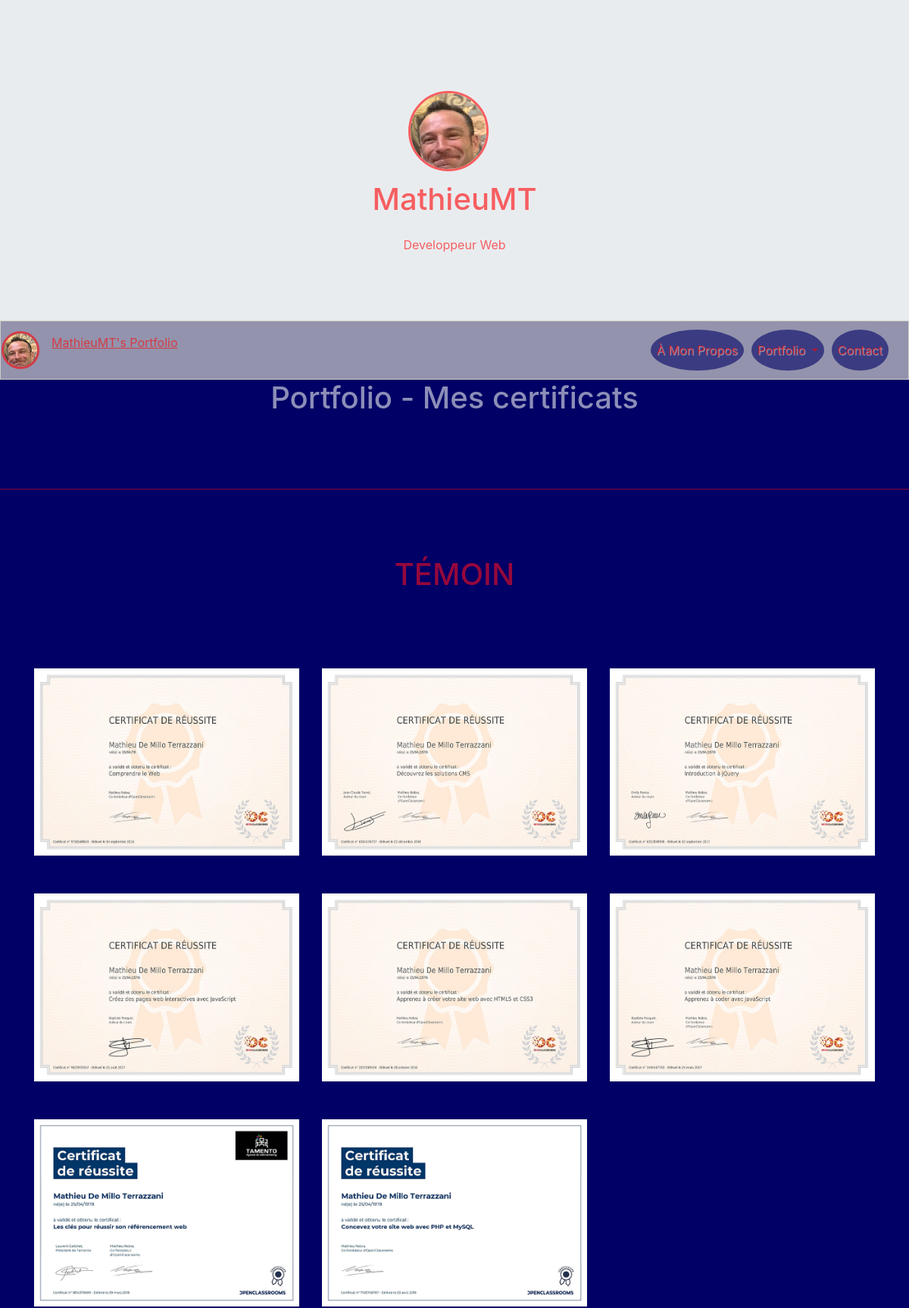
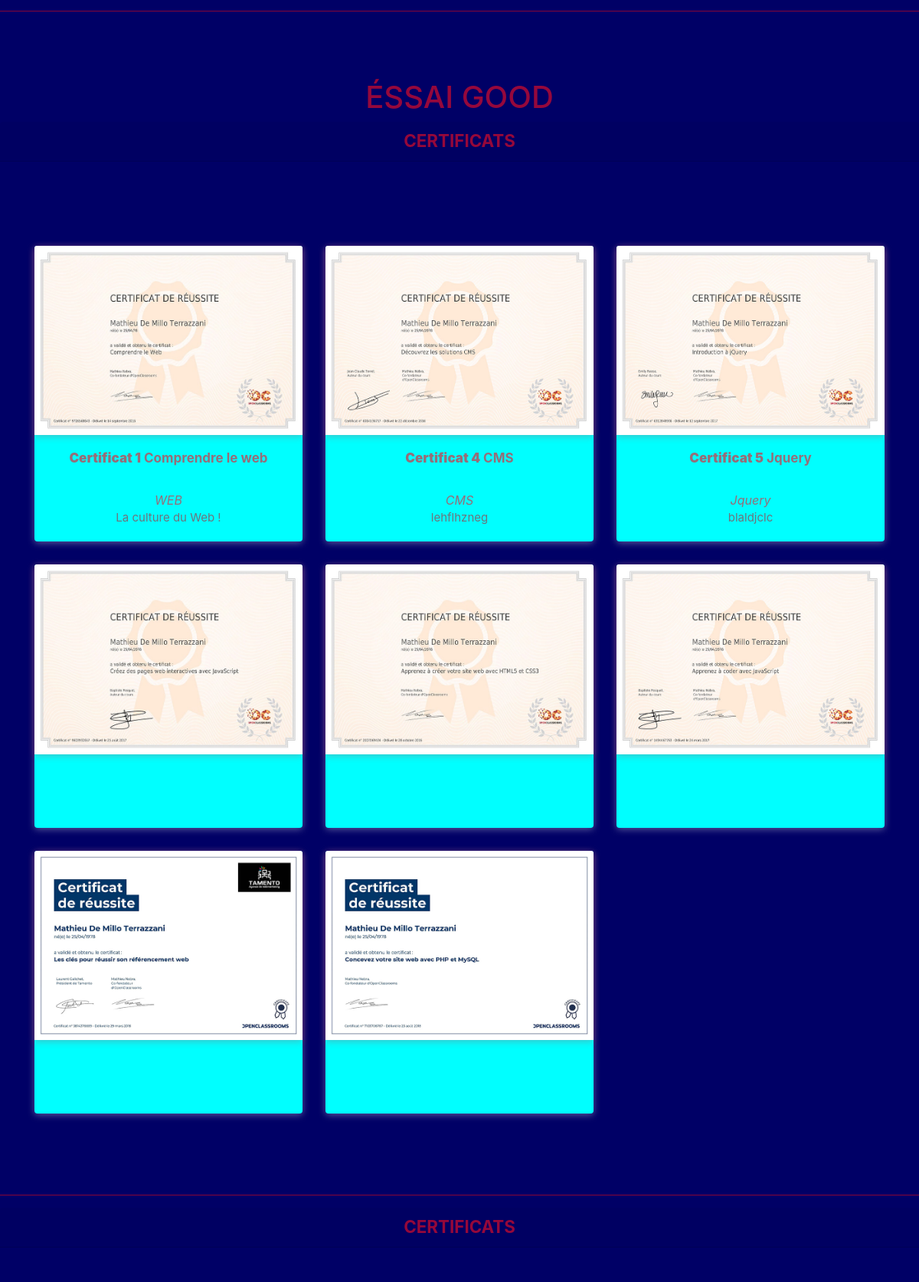
Page /index.php?action=certificates (upper part) on the committed database (2 pictures, top to bottom).
### tables this page shows
CREATE TABLE `certificates` (
  `id` int(11) NOT NULL,
  `name` varchar(255) NOT NULL,
  `certificatImg` text NOT NULL,
  `certificatTitle` varchar(255) NOT NULL,
  `certificatDescription` text NOT NULL,
  `certificatCategory` varchar(255) NOT NULL
);

### Controllers/Frontend/CertificateController.php (called while the page is built, shortened)
<?php
require_once 'Models/Frontend/Certificate.php';
class CertificateController {
    private $_certificate;
    public function __construct(){
        $this->_certificate = new CertificateManager();
    }
    public function aboutCertificates() {
        $aboutCertificate = $this->_certificate->getCertificateDescription();
        $view = new ViewFrontEnd('certificatesView');
        $view->generate(array('aboutCertificate' => $aboutCertificate));
    }
}

### index.php (called while the page is built, shortened)
<?php
$rooter = new Rooter();
$rooter->rooterRequest();

### Models/Frontend/CertificateManager.php (called while the page is built)
<?php
require_once 'Models/Frontend/Certificate.php';
require_once 'Models/Model.php';
class CertificateManager extends Model{
    public function getCertificateDescription() {
        $certificates = [];
        $sql = "SELECT * FROM certificates";
        $aboutCertificate = $this->executeRequest($sql);
        foreach ($aboutCertificate as $oneCertificate) {
            $certificate = new Certificate($oneCertificate);
            $certificates[] = $certificate;
        }
        return $certificates;
    }
}

### Models/Model.php (called while the page is built)
<?php
class Model {
    private $db;
    protected function executeRequest($sql, $params = null) {
       if ($params == null) {
            $result = $this->dbConnect()->query($sql);
        }
        else {
            $result = $this->dbConnect()->prepare($sql);
            $result->execute($params);
        }
        return $result;
    }
    private function dbConnect() {
        if ($this->db == null) {
            $this->db = new PDO('mysql:host=localhost; dbname=myPortfolio;charset=utf8', 'root', 'root', array(PDO::ATTR_ERRMODE => PDO::ERRMODE_EXCEPTION));
        }
        return $this->db;
    }
}

### Models/Frontend/Certificate.php (called while the page is built, shortened)
<?php
require_once 'Models/Frontend/CertificateManager.php';
class Certificate {
    private $_id,$_name,$_certificatImg,$_certificatTitle,$_certificatDescription,$_certificatCategory;
    public function hydrate(array $data) {
        foreach ($data as $key => $value) {
            $method = 'set' . ucfirst($key);
        }
    }
    public function id() { return $this->_id; }
    public function name() { return $this->_name;}
    public function certificatImg() { return $this->_certificatImg;}
    public function certificatTitle() { return $this->_certificatTitle;}
    public function certificatDescription() { return $this->_certificatDescription;}
    public function certificatCategory() { return $this->_certificatCategory;}
    public function setId($id) {
        $id = (int) $id;
        if ($id > 0) {
            $this->_id = $id;
        }
    }
    public function setName($name) {
        if(is_string($name)) {
            $this->_name = $name;
        }
    }
    public function setCertificatImg($certificatImg) {
        if(is_string($certificatImg)) {
            $this->_certificatImg = $certificatImg;
        }
    }
    public function setCertificatTitle($certificatTitle) {
        if(is_string($certificatTitle)) {
            $this->_certificatTitle = $certificatTitle;
        }
    }
    public function setCertificatDescription($certificatDescription) {
        if(is_string($certificatDescription)) {
            $this->_certificatDescription = $certificatDescription;
        }
    }
    public function setCertificatCategory($certificatCategory) {
        if(is_string($certificatCategory)) {
            $this->_certificatCategory = $certificatCategory;
        }
    }
}

### Views/Frontend/certificatesView.php (the view, shortened to what this page needs)
<h1 class="text-center titlePage"><?= $this->title = 'Portfolio - Mes certificats' ?></h1>
<br/>
<br/>
<br/>
<hr class="hr"/>
<br/>
<br/>
<br/>
<h1 class="text-center">TÉMOIN</h1>
<div class="container containerGallery" id="uploadedFiles">
    <div class="row rowGallery">
        <?php foreach ($aboutCertificate as $eachCertificate): ?>
            <div id="<?= $eachCertificate->id(); ?>" class="col-md-4 myImg" onclick="delImg('<?= $eachCertificate->id(); ?>')"><img src="Content/img/certificats/<?= $eachCertificate->certificatImg(); ?>" /></div>
        <?php endforeach; ?>
    </div>
</div>
<hr class="hr"/>
<br/>
<br/>
<br/>
<h1 class="text-center">ÉSSAI GOOD</h1>
<div class="heading">
    <h2 class="card-header text-center animated fadeInLeft">Certificats</h2>
</div>
<div class="certificates">
    <section class="gallery-block cards-gallery">
        <div class="container containerGallery" id="uploadedFiles">
            <div class="galleryOne">
                <div class="row rowGallery">
                    <?php foreach ($aboutCertificate as $eachCertificate): ?>
                        <div id="<?= $eachCertificate->id(); ?>" class="col-md-6 col-lg-4 animated fadeInLeft" onclick="delImg('<?= $eachCertificate->id(); ?>')">
                            <div class="card border-0 transform-on-hover">
                                <a class="lightbox" href="Content/img/certificats/<?= $eachCertificate->certificatImg(); ?>">
                                    <img src="Content/img/certificats/<?= $eachCertificate->certificatImg(); ?>" class="card-img-top" alt="<?= $eachCertificate->name(); ?>"/>
                                </a>
                                <div class="card-body">
                                    <h6><b><?= $eachCertificate->name(); ?></b> <?= $eachCertificate->certificatTitle(); ?></h6><br />
                                    <span><i><?= $eachCertificate->certificatCategory(); ?></i></span><br />
                                    <p class="text-muted card-text"><?= $eachCertificate->certificatDescription(); ?></p>
                                </div>
                            </div>
                        </div>
                    <?php endforeach; ?>
                </div>
            </div>
        </div>
    </section>
</div>
<hr class="hr"/>
    <div class="heading">
        <h2 class="card-header text-center animated fadeInLeft">Certificats</h2>
    </div>
    <div class="certificates">
            <section class="gallery-block cards-gallery">
            </section>
    </div>

### Content/CSS/style.css (style rules this page uses)
html, body { height: 100%; }
html { overflow-x: hidden; }
body { margin: 0; padding: 0; background-color: rgba(0,0,102,1); }
.titlePage { color: rgba(233,236,239,0.6); }
.gallery-block { padding-bottom: 60px; padding-top: 60px; }
h2 { font-weight: bold; font-size: 1.4rem; text-transform: uppercase; }
.gallery-block.cards-gallery h6 { font-size: 17px; font-weight: bold; }
.gallery-block.cards-gallery .card { transition: 0.4s easy; }
.gallery-block.cards-gallery .card img { box-shadow: 0px 2px 10px rgba(248,13,32,0.25); }
.gallery-block.cards-gallery .card-body { text-align: center; }
.gallery-block.cards-gallery .card-body p { font-size: 15px; }
.gallery-block.cards-gallery a { color: #212529; }
.gallery-block.cards-gallery .card { margin-bottom: 30px; box-shadow: 0px 2px 10px rgba(255,255,255,0.35); }
.galleryOne { display: none; }
@media (min-width: 992px) { .galleryOne { display: block; } }
.hr { background-color: rgba(248,13,32,0.6); }
h2 { margin-top: 0; }
.card { background-color:rgb(0,255,255); }
.containerGallery, .rowGallery, .myImg { margin-top: 50px; }
#uploadedFiles img { width: 100% !important; }

### rows in the picture
certificates: certificatImg (picture), name "Certificat 1", certificatTitle "Comprendre le web", certificatCategory "WEB", certificatDescription "La culture du Web !"
certificates: certificatImg (picture), name "Certificat 4", certificatTitle "CMS", certificatCategory "CMS", certificatDescription "lehflhzneg"
certificates: certificatImg (picture), name "Certificat 5", certificatTitle "Jquery", certificatCategory "Jquery", certificatDescription "blaldjclc"
certificates: certificatImg (picture)
certificates: certificatImg (picture)
certificates: certificatImg (picture)
certificates: certificatImg (picture)
certificates: certificatImg (picture)

### other values in the picture
$this->title = 'Portfolio - Mes certificats' "Portfolio - Mes certificats"
